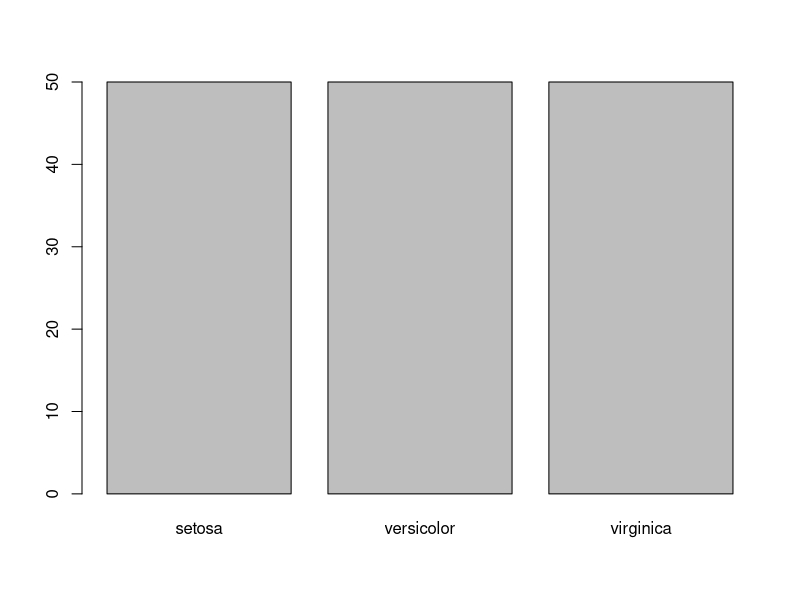
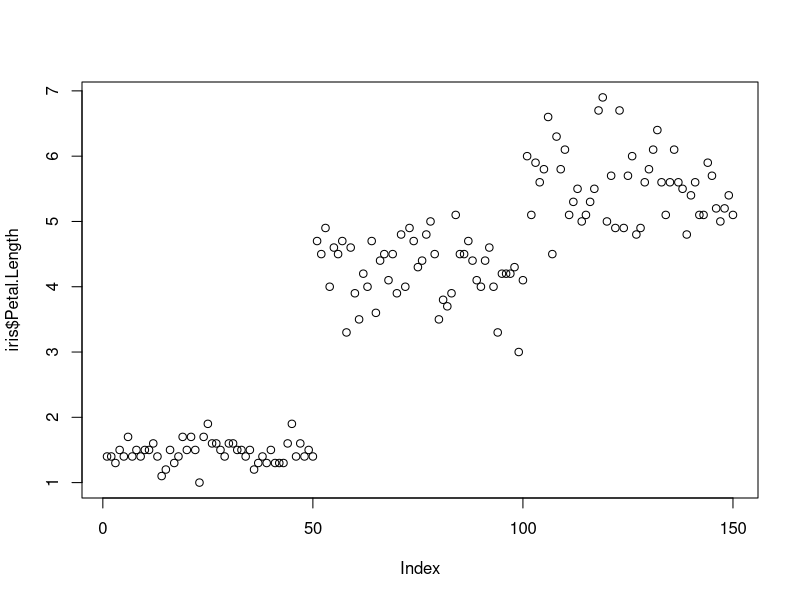
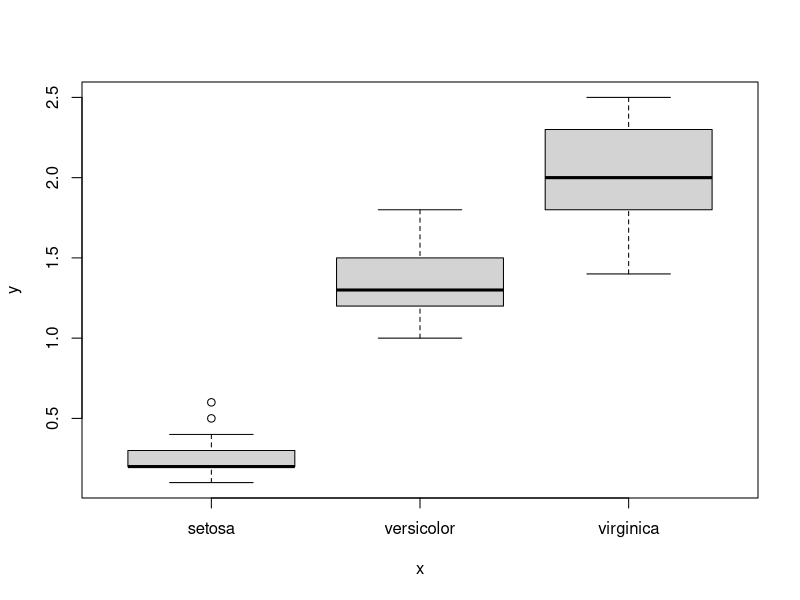
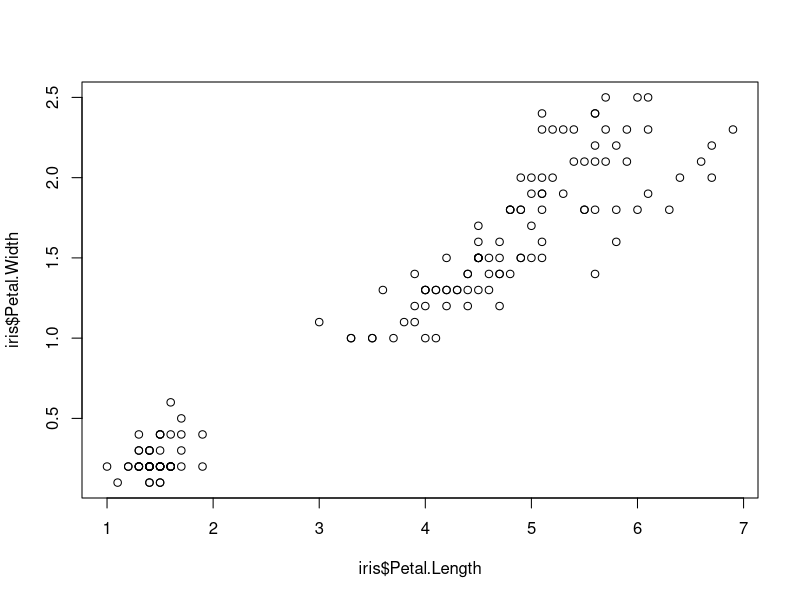
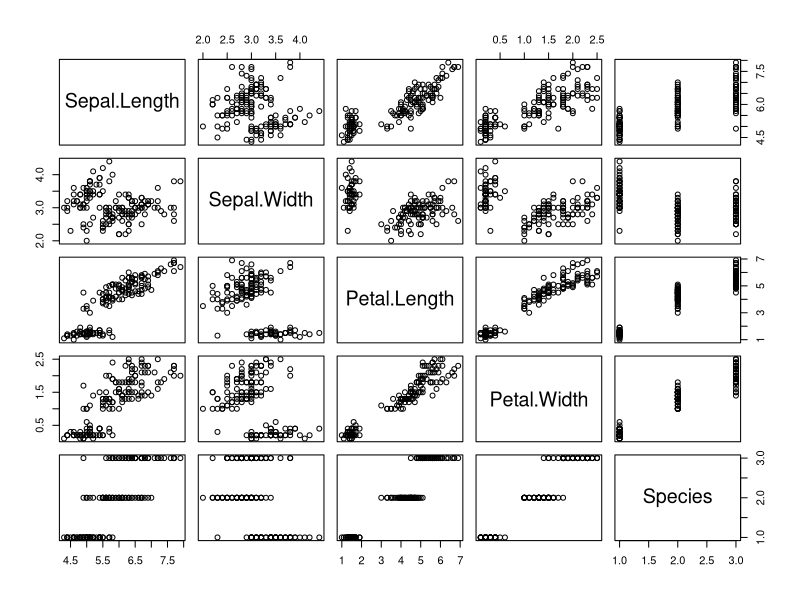
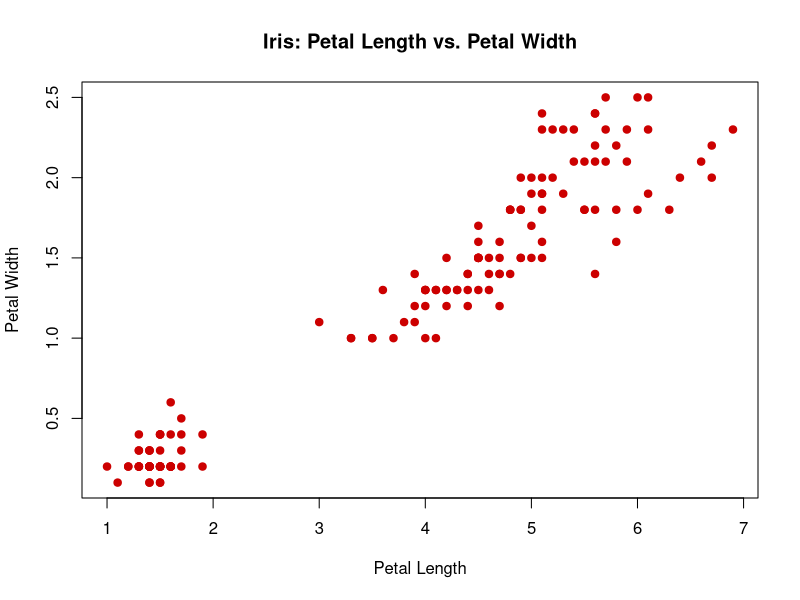

R code for these plots, in order:

library(datasets)  

head(iris)
plot(iris$Species)  # variable categorica--> de barras
plot(iris$Petal.Length)  # variable cuantitativa--> de puntos
plot(iris$Species, iris$Petal.Width)  # boxplot
plot(iris$Petal.Length, iris$Petal.Width)  # de puntos
plot(iris)  # con todas las parejas de variables

#grafico de puntos con plot
plot(iris$Petal.Length, iris$Petal.Width,
  col = "#cc0000",  
  pch = 19,         
  main = "Iris: Petal Length vs. Petal Width",
  xlab = "Petal Length",
  ylab = "Petal Width")





